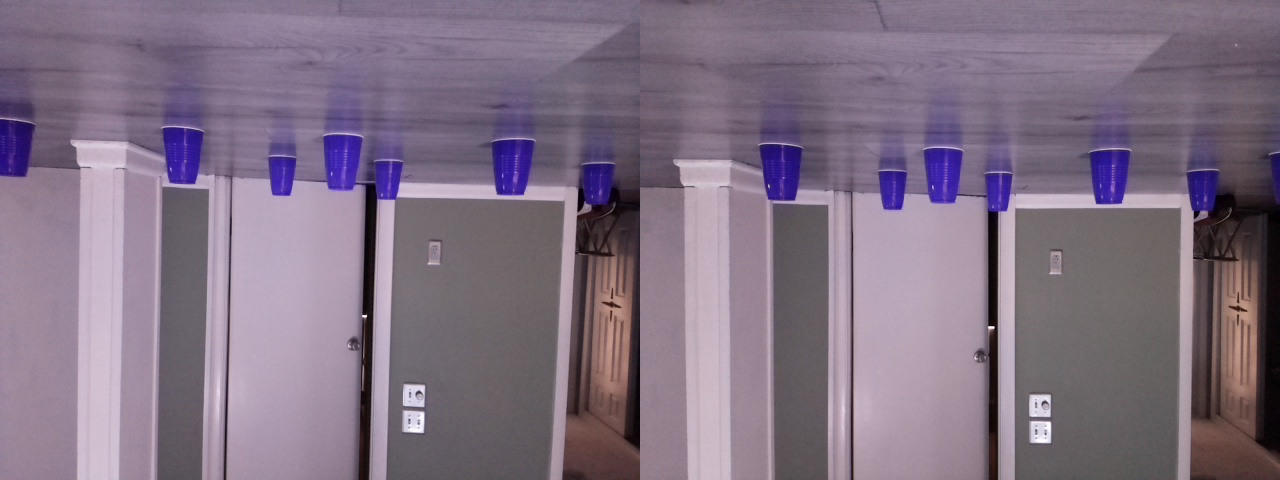
#> input picture cups_photo.jpg, 1280 x 480 px
$ python decode.py
#> lines starting #> are read from the running program, lines starting #| are printed output that depends on the picture
'''
Takes Velodyne PCap data as an input and converts to point cloud.
Sample data found here: https://data.kitware.com/#collection/5b7f46f98d777f06857cb206/folder/5b7fff608d777f06857cb539

Dependencies:
veldodyne decoder (pip install velodyne-decoder)
rosbag (pip install rosbag --extra-index-url https://rospypi.github.io/simple/)
'''

import velodyne_decoder as vd
import numpy as np
import math
import cv2

# Focal length
fl = 1.15

# Define field of view
fov = 70

# x_axis_rotation = math.radians(0)
# y_axis_rotation = math.radians(0)

y_axis_rotation = math.radians(-3)
x_axis_rotation = math.radians(-10)

x_translation = 0.35
y_translation = 0.0
z_translation = 0

# Define coordinates of principal point
px = 0
py = 0

crop_bottom = 0

# Load camera image
cam = cv2.imread("cups_photo.jpg")
#> cam is the input picture: shape (480, 1280, 3); mean B, G, R 131.5, 113.5, 128.8
cam = cv2.rotate(cam, cv2.ROTATE_90_CLOCKWISE)
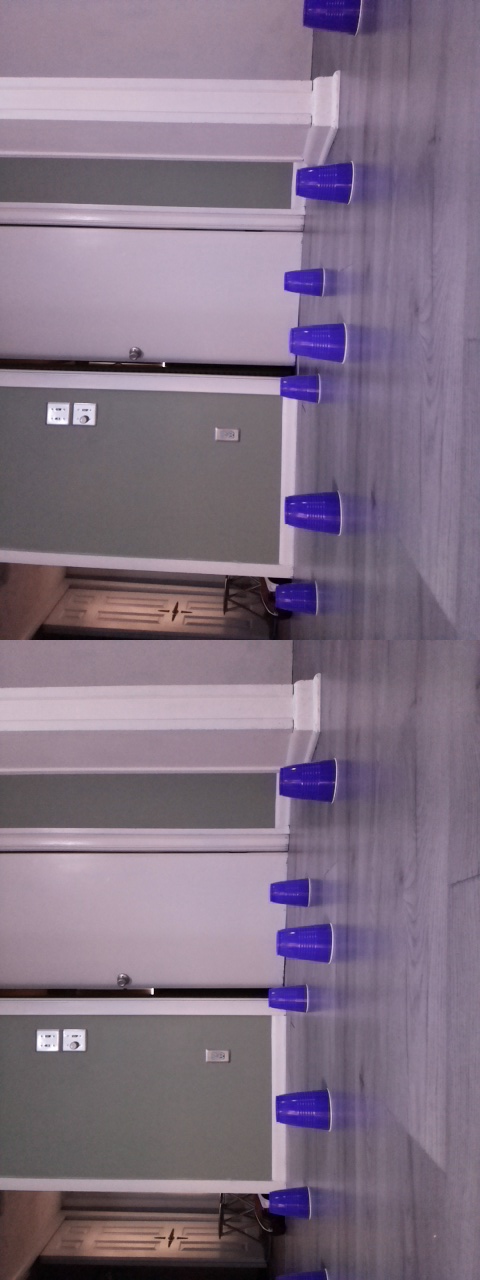
#> cam: shape (1280, 480, 3); mean B, G, R 131.5, 113.5, 128.8
cam = cv2.rotate(cam, cv2.ROTATE_90_CLOCKWISE)
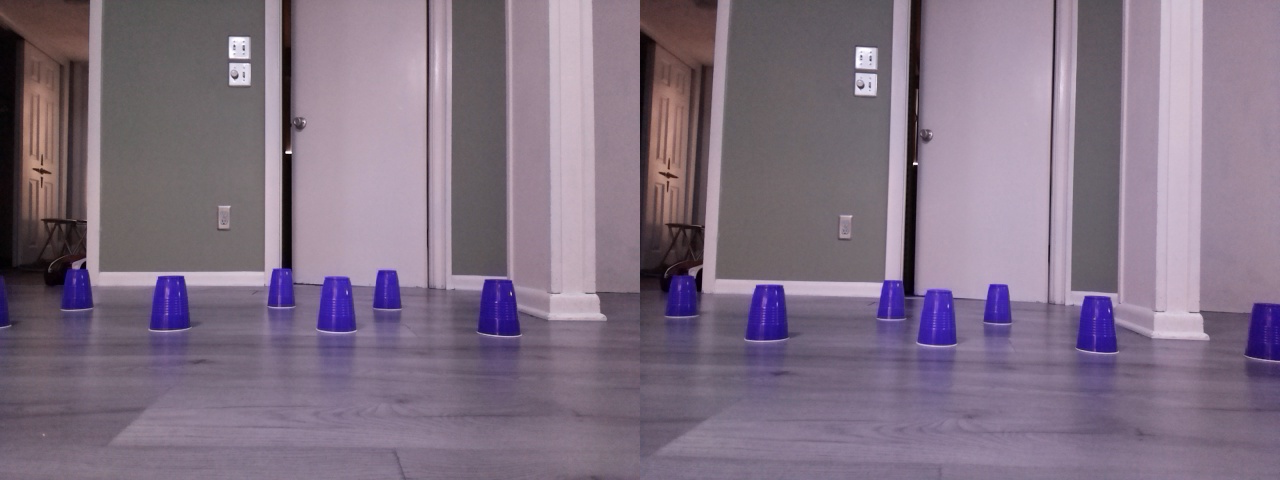
#> cam: shape (480, 1280, 3); mean B, G, R 131.5, 113.5, 128.8
cam = cv2.cvtColor(cam, cv2.COLOR_BGR2RGB)
cam = cv2.cvtColor(cam, cv2.COLOR_BGR2GRAY)
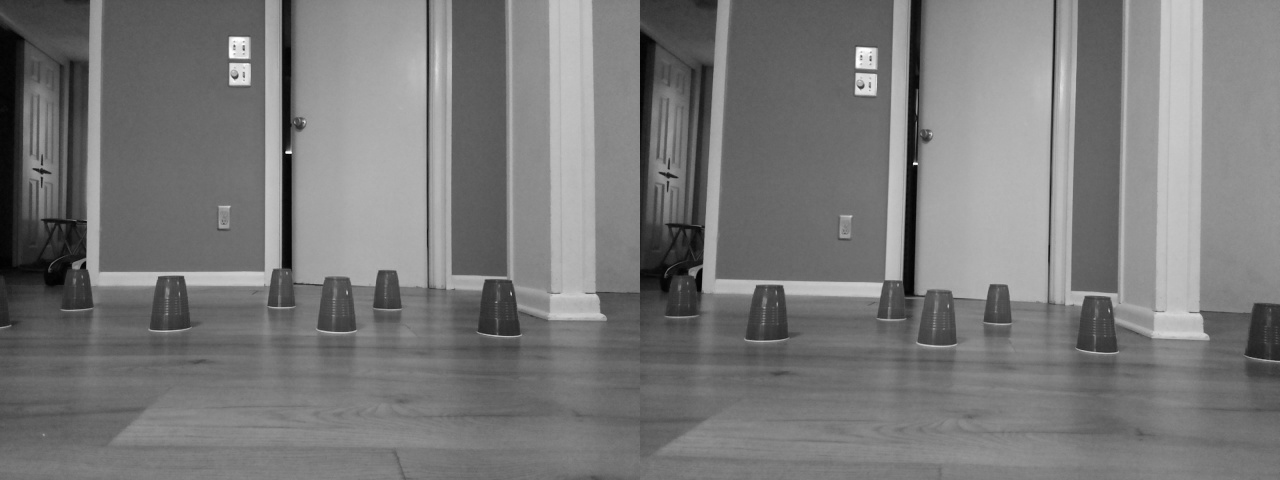
#> cam: shape (480, 1280); min 1, max 254, mean 120.7
cam = cam // 10
cam = cv2.cvtColor(cam, cv2.COLOR_GRAY2RGB)
#> cam: shape (480, 1280, 3)

# Extract left image only
cam = cam[:, :cam.shape[1]//2, :]
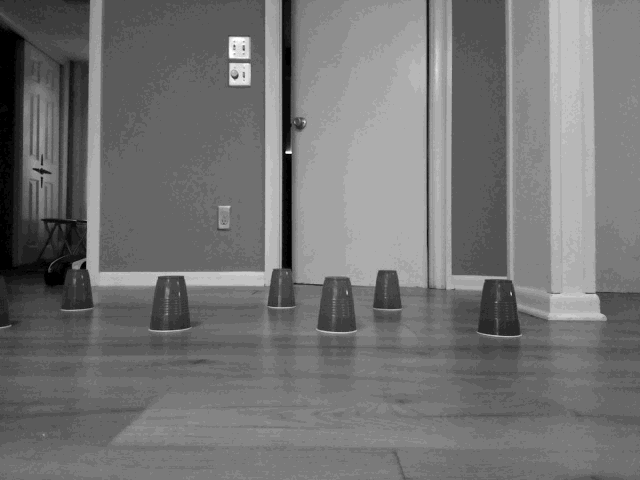
#> cam: shape (480, 640, 3); min 0, max 25, mean 11.4; drawn with min black and max white

# Crop bottom of image
cam = cam[crop_bottom:, :, :]

h, w, c = cam.shape
#> h = 480; w = 640; c = 3

# cv2.imshow("Cam", cam)
# cv2.waitKey(0)

# Configuration parameters
model_type = 'VLP-16' # VLP default settings will get overwritten by Puck Hi-Res configuration file
rpm = 600
calibration_file = r'Puck Hi-Res.yml'

# Data input
pcap_file = r'velo.pcap'

# Read first frame of the pcap
#> (the run stopped early here; a loop or call above may not have finished)

$ run again, with rectified_sample_photo.jpg copied over cups_photo.jpg
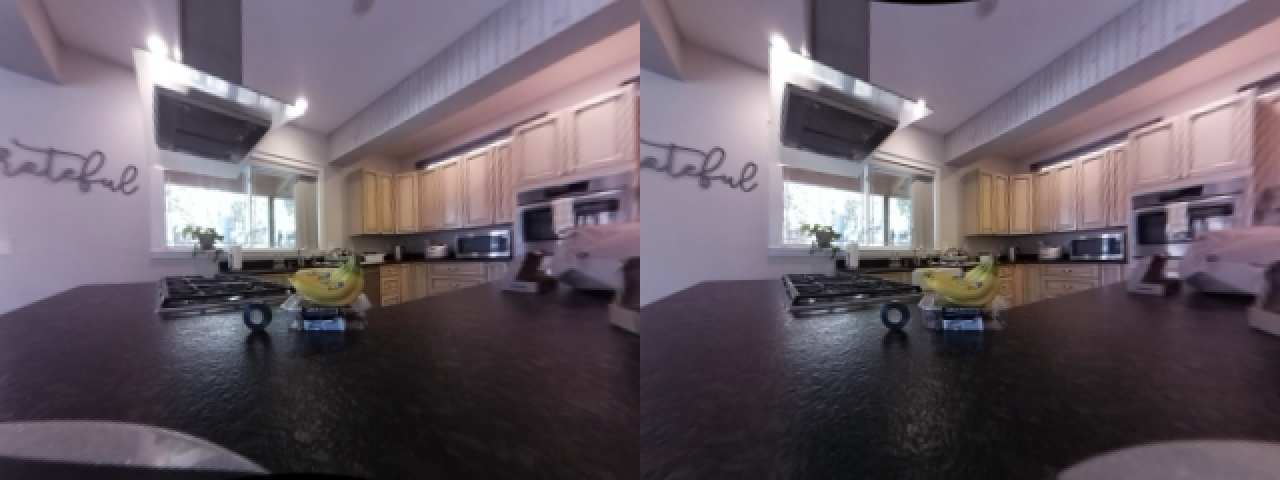
#> input picture rectified_sample_photo.jpg, 1280 x 480 px
#> cam is the input picture: shape (480, 1280, 3); mean B, G, R 102.4, 93.2, 104.2
#> `cam = cv2.cvtColor(cam, cv2.COLOR_BGR2GRAY)`:
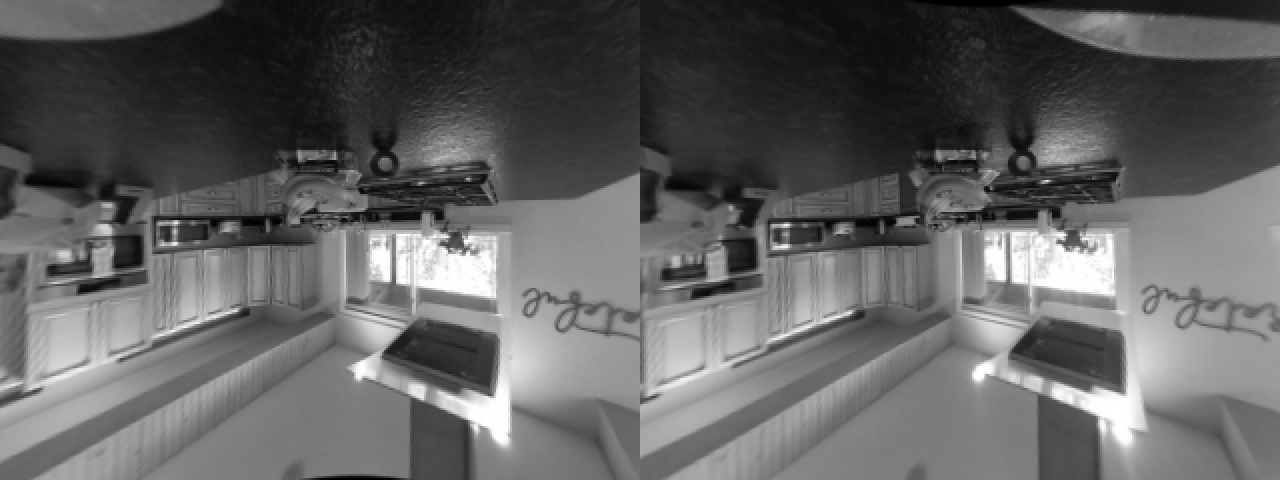
#> cam: shape (480, 1280); min 0, max 255, mean 97.2
#> `cam = cam[:, :cam.shape[1]//2, :]`:
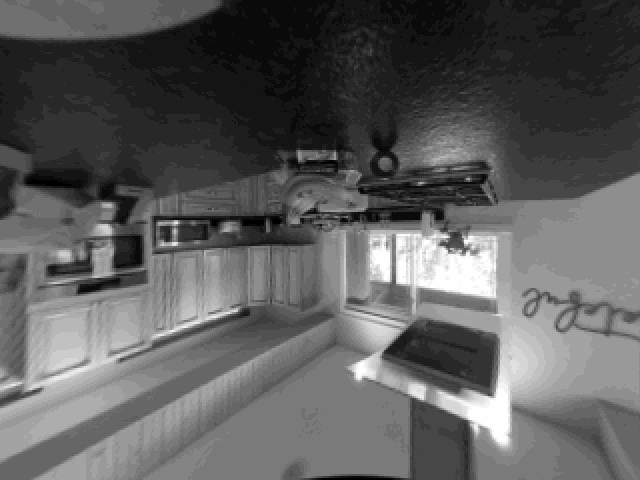
#> cam: shape (480, 640, 3); min 0, max 25, mean 9.2; drawn with min black and max white

$ run again, with sample_photo.jpg copied over cups_photo.jpg
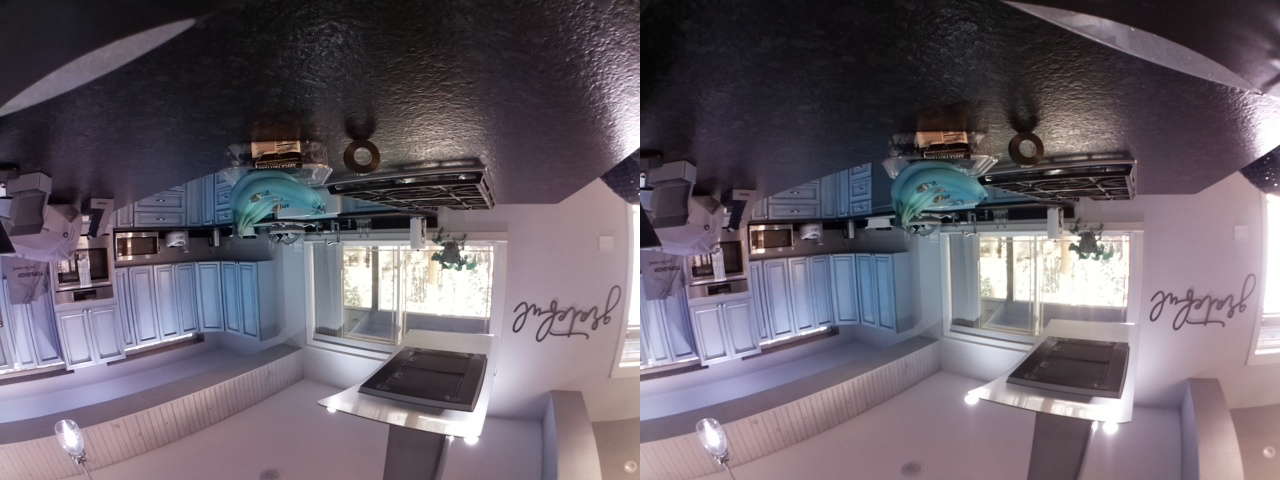
#> input picture sample_photo.jpg, 1280 x 480 px
#> cam is the input picture: shape (480, 1280, 3); mean B, G, R 105.7, 96.3, 104.5
#> `cam = cv2.cvtColor(cam, cv2.COLOR_BGR2GRAY)`:
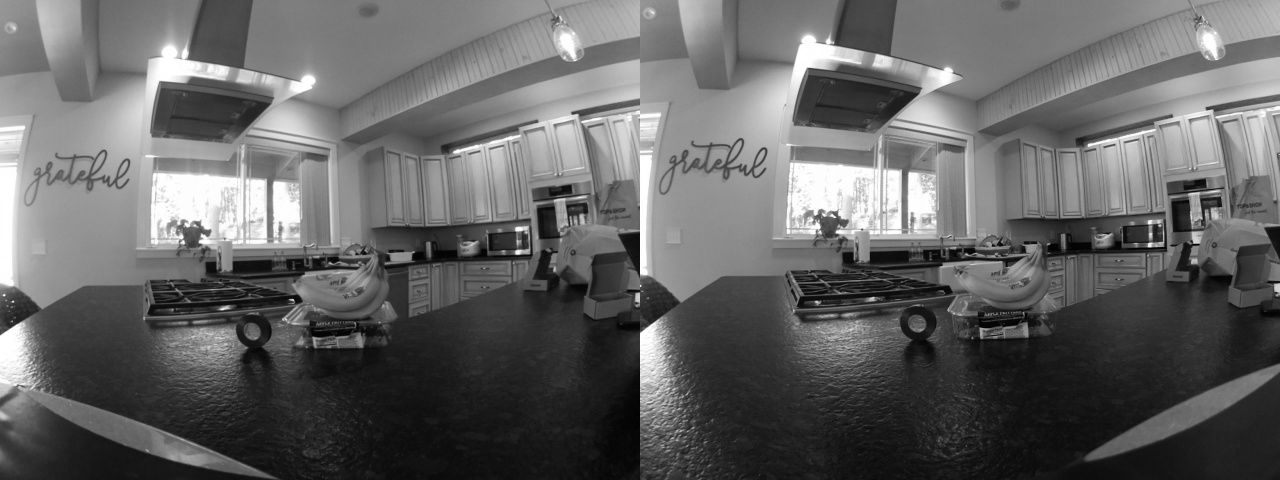
#> cam: shape (480, 1280); min 1, max 255, mean 100.1
#> `cam = cam[:, :cam.shape[1]//2, :]`:
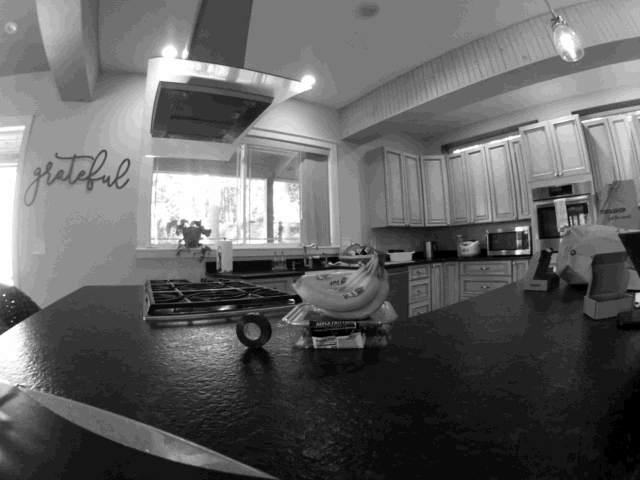
#> cam: shape (480, 640, 3); min 0, max 25, mean 9.7; drawn with min black and max white
